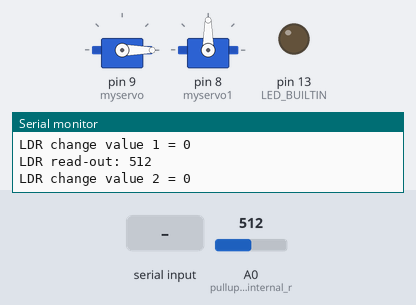
A sketch run on a simulated Arduino Mega 2560, built with avr-gcc and run on an emulated ATmega2560. Shown: 2 × servo, output pins drawn as LEDs (lit = HIGH), the last lines printed to the serial monitor. Dashed ring = blinking. The inputs (shaded band) are chosen by the test bench; at power-on: A0 (pullup_so_uses_internal_r) = 512.

Above: at 1.3 s.
1.4 s: "1\n" received over Serial
At 1.5 s:
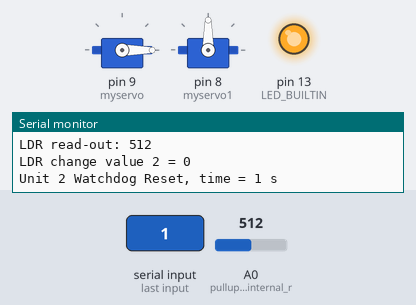
3.3 s: "90,45\n" received over Serial
At 4.5 s:
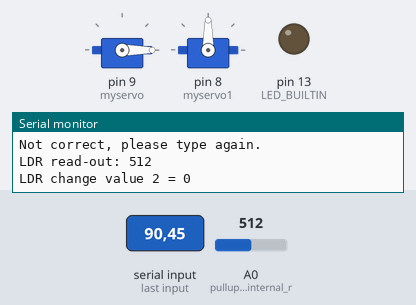
4.8 s: "1" received over Serial
At 5.69 s:
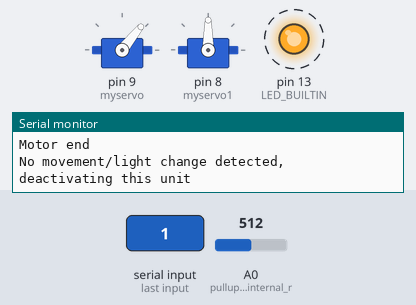
Timing chart, 0 to 11.8 s (numbered marks = the images above; inputs shaded):
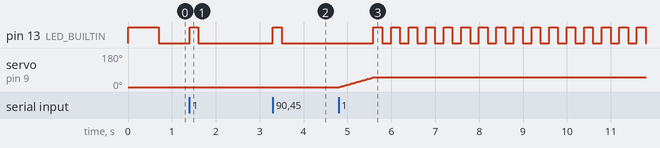

Measured:
- after the input at 1.4 s, pin 13 (LED_BUILTIN): goes on until 1.6 s, then stays LOW
- after the input at 3.3 s, pin 13 (LED_BUILTIN): LOW → HIGH at once, → LOW 0.20 s later
- after the input at 4.8 s, pin 13 (LED_BUILTIN): alternates HIGH for 0.20 s and LOW for 0.20 s, starting after 0.79 s; servo on pin 9 (myservo): moves from 0° to 51° over 0.76 s, starting at once

The sketch:

SES.ino
```cpp
#include <Servo.h>
//#include <Servo.h>
#include <avr\wdt.h>


const int UNIT_NO = 1; //unit 2 waits for watchdog to run out, unit 1 operates immediately
const int WATCHDOG_MS = 8000;//miliseconds after which watchdog times out and changes active units
volatile int currentMillis = 0;//current time value for active watchdog timer

//start as inactive
volatile bool active = false;

//inactive = 700, active = 200
int ledTime = 700;

//LDR read-outs
int ldrValues[3];//changes between frames for 5 data frames
int ldrChangeThreshold = 20;//if change exceeds this, consider the motor moving
int ldrValuesIndex = 0;//current index to be filled next loop

int lastLdrRead = 0;
int currentLdrRead = 0;

//light level changing check
bool currentlyMoving = false;
bool movementDetected = false;

//motor control

//servo objects
Servo myservo;
Servo myservo1;

//previous motor position
int prev_pos = 0;


void setup() {

	//setting serial to baudrate of 115200
	Serial.begin(115200);
	Serial1.begin(9600);//inter-mcu serial

	//notifying host machine which unit this is
	char printable[25];
	sprintf(printable, "Initializing Unit No. %d", UNIT_NO);
	Serial.println(printable);

	// initialize digital pin LED_BUILTIN as an output.
	pinMode(LED_BUILTIN, OUTPUT);

	//timer setup
	noInterrupts();           // disable all interrupts
	TCCR3A = 0;
	TCCR3B = 0;
	TCNT3 = 0;

	OCR3B = 31250;            // compare match register 16MHz/256/2Hz
	//TCCR3B |= (1 << WGM32);   // CTC mode
	TCCR3B |= (1 << CS32);    // 256 prescaler
	TIMSK3 |= (1 << OCIE3B);  // enable timer compare interrupt
	interrupts();             // enable all interrupts

	//if unit 1 start as active
	if (UNIT_NO == 1)
		active = true;

	//set hw watchdog
	wdt_enable(WDTO_2S + WDTO_1S);

	//analog ldr setup
	pinMode(A0, INPUT_PULLUP);//pullup so uses internal resistor because goddamn

	//initialize unit 1 time out
	currentMillis = 0;

	//motor initialization
	myservo.attach(9);  // attaches the servo on pin 9 to the servo object
	myservo1.attach(8);
	myservo.write(0);
}

void loop() {
	//debug blinking LED to make sure it hasn't crashed
	digitalWrite(LED_BUILTIN, HIGH);
	delay(ledTime);
	digitalWrite(LED_BUILTIN, LOW);
	delay(ledTime);

	//if the current active unit
	if (active)
	{
		ledTime = 200;
		activeTasks();
	}

	wdt_reset();
}

void activeTasks()
{
	//round robin
	//ReceiveCommand();//receive command to move motor
	//MotorDriving();//send commands to motor

	WatchdogReset();//stave off watchdog reset


}

void detectMovement() {
	if (currentlyMoving)
	{
		Serial.println("Checking whether or not it's moving");
		for (int i = 0; i < 3; i++)//sizeof(ldrValues) / sizeof(int)
		{
			if (abs(ldrValues[i]) > abs(ldrChangeThreshold))
			{
				movementDetected = true;
			}
		}
	}
}

void movementEnded()
{
	currentlyMoving = false;
	if (!movementDetected)//if it didn't move during the motor rotation, give up on this unit
	{
		Serial.println("No movement/light change detected, deactivating this unit");
		active = false;
	}
	else
	{
		Serial.println("Successfully moved motor");
	}
	//reset regardless
	movementDetected = false;
}

void ldrReadOut()//there is a bug in here
{
	currentLdrRead = analogRead(A0);
	Serial.print("LDR read-out: ");
	Serial.println(currentLdrRead);

	//calculate differences
	ldrValues[ldrValuesIndex] = lastLdrRead - currentLdrRead;

	Serial.print("LDR change value ");
	Serial.print(ldrValuesIndex);
	Serial.print(" = ");
	Serial.println(ldrValues[ldrValuesIndex]);

	///between here and
	//go through list of values
	ldrValuesIndex++;
	if (ldrValuesIndex > 2)//sizeof(ldrValues) / sizeof(int)
	{
		ldrValuesIndex = 0;
	}
	///here
	//Serial.println("Reset counter");
	lastLdrRead = currentLdrRead;
}

void WatchdogReset()//if active and unit 1, alert unit 2 while alive
{
	if (UNIT_NO == 1 && active)
	{
		Serial.print("Unit 2 Watchdog Reset, time = ");
		Serial.print(millis() / 1000);
		Serial.println(" s");
		Serial1.write(120);
	}
}

void serial1Flush() {
	Serial.print("Flushing: ");
	while (Serial1.available() > 0) {
		char t = Serial1.read();
		Serial.print(t);
	}
	Serial.println();
}

void serialFlush() {
	Serial.print("Flushing USB: ");
	while (Serial.available() > 0) {
		char t = Serial.read();
		Serial.print(t);
	}
	Serial.println();
}

//receives data at all over serial1
void serialEvent1()//currently set to serial1 (pin 18/19)
{
	if (!active && UNIT_NO == 2)
	{
		int read = Serial1.read();
		Serial1.println(read);
		if (read == 120)
		{
			//reset
			currentMillis = 0;
			Serial.print("Watchdog reset received, value: ");
			Serial.println(read);
		}
		else
		{
			Serial.print("Incorrect watchdog message received, value: ");
			Serial.println(read);
		}
		Serial1.flush();
		serial1Flush();
	}
}

void serialEvent()
{
	if (active)
	{
		int plus_pos, pos;   // variable to store the servo position
		char rx_byte = 0, sign;
		char buff[3];
		int count = 3, i = 0, k, j;
		bool flag = "TRUE";
		//initialize position of motor
	   //initialize buffer for receiving commands from keyboard
		for (j = 0; j < 3; j++)
		{
			buff[j] = 0;
		}
		while (count > 0) // read up to 360 degrees
		{
			if (Serial.available() > 0)
			{                                // is a character available?
				rx_byte = Serial.read();       // get the character
				// check if a number was received
				if ((rx_byte >= '0') && (rx_byte <= '9'))
				{
					buff[i] = rx_byte - 48;
					count--;
					i++;
				}
				else
				{
					Serial.println("Not correct, please type again.");
				}
			}
		}

		sign = buff[0] + 48; //sign received
		//sign= buff[0];
		Serial.println(sign);
		Serial.print("Angle received:");
		count = 3;  //2 digits + 1 sign
		i--;
		for (k = 1; k <= i; k++)
		{
			buff[k] = buff[k] + 48;
			Serial.print(buff[k]);
			buff[k] = buff[k] - 48;
		}
		i = 0;
		//CHECK IF DEGREES ARE BELOW 180 AND ADJUST-----
		plus_pos = buff[1] * 10 + buff[2];
		pos = prev_pos + plus_pos;
		if (sign == '1')
		{
			pos = prev_pos - plus_pos;
			Serial.println("SUBSTRACTION1");
		}

		if (pos > 180 || (pos < 0))
		{
			Serial.println("Incorrect angle");
			pos = prev_pos;
		}
		else
		{
			Serial.println("Plus position is:");
			Serial.println(plus_pos);
			Serial.println("Motor start");
			currentlyMoving = true;
			if (flag)
			{
				// in steps of 1 degree
				if (sign == '1')
				{
					for (j = prev_pos; j >= pos; j--)
					{
						Serial.println("SUBSTRACTION");
						myservo.write(j);              // tell servo to go to position in variable 'j'
						Serial.println(j);
						delay(15);                       // waits 15ms for the servo to reach the position
					}
				}
				else
				{
					for (j = prev_pos; j <= pos; j++)
					{
						myservo.write(j);              // tell servo to go to position in variable 'j'
						Serial.println(j);
						delay(15);                       // waits 15ms for the servo to reach the position
					}
				}
				//here
				Serial.println("Motor end");
				currentlyMoving = false;
				if (UNIT_NO == 1)
					movementEnded();
				prev_pos = pos;
			}
		}
	}
	else
	{
		serialFlush();
	}
}

long oldMilis;

ISR(TIMER3_COMPB_vect) {//every 500ms
	if (!active && UNIT_NO == 2)//only pay attention to the timer if inactive
	{
		Serial.print("Current seconds: ");
		Serial.print(currentMillis / 1000);
		Serial.println(" s");
		if (currentMillis > WATCHDOG_MS)
		{
			Serial.println("Watchdog activated");
			Serial.println("Activating this unit");
			active = true;
			return;
		}
		else
		{
			currentMillis += millis() - oldMilis;
		}
		oldMilis = millis();
		Serial.print("Total seconds: ");
		Serial.print(millis() / 1000);
		Serial.println(" s");
	}

	if (UNIT_NO == 1)
	{
		ldrReadOut();
		detectMovement();//detect movement when necessary
	}

	TCNT3 = 0;
}

void MotorDriving()
{

}

void ReceiveCommand()
{
}
```
